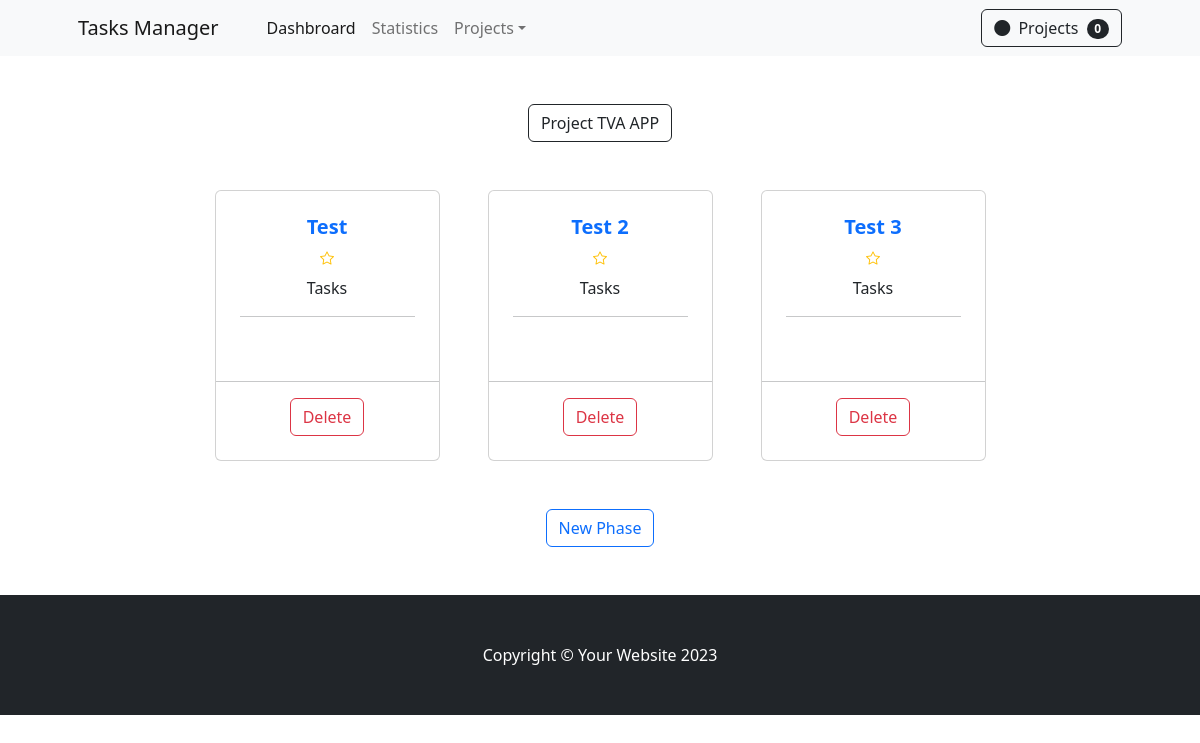
The app's page /phases/2/ with its own data.
### apps/backend/models.py (models this page shows, shortened)
class Project(models.Model):
    title           = models.CharField(max_length=150)
    description     = models.TextField(blank=False)
    phases_nbr      = models.IntegerField(default=0)
    created_at      = models.DateTimeField(default=datetime.now)
    updated_at      = models.DateTimeField(default=datetime.now)
    ongoing         = models.BooleanField(default=False)
    started_at      = models.DateTimeField(default=datetime.now)
    finished        = models.BooleanField(default=False)
    finished_at     = models.DateTimeField(default=datetime.now)

class Phase(models.Model):
    title           = models.CharField(max_length=150)
    description     = models.TextField(blank=False)
    project         = models.ForeignKey(Project, on_delete=models.CASCADE, related_name='phases')

### apps/backend/views/phase.py (the view, shortened to what this page needs)
# urls.py: path('phases/<int:project_id>/', view=phase_list, name='phase-list'),
def phase_list(request, project_id):
    phases  = Phase.objects.filter(project_id=project_id)
    project = Project.objects.get(id=project_id)
    if (phases):
        context = {
            'error': False,
            'phases': phases,
            'project_id': project_id,
            'project': project,
        }
    return render(request, 'phases/phase_list.html', context)

### apps/backend/templates/phases/phase_list.html (shortened to what this page needs)
{% extends '_base.html' %}
{% load crispy_forms_tags %}
{% load static %}
{% block content %}
{% if error is False %}
<section class="py-5">
    <div class="text-center">
        <a href="{% url 'project-detail' project_id %}" class="btn btn-outline-dark" >{{project.title}}</a>
    </div>
    <div class="container px-4 px-lg-5 mt-5">
        <div class="row gx-4 gx-lg-5 row-cols-2 row-cols-md-3 row-cols-xl-4 justify-content-center">
            {% for phase in phases %}
                <div class="col mb-5">
                    <div class="card h-100">
                        <div class="card-body p-4">
                            <div class="text-center">
                                <h5 class="fw-bolder">
                                    <a class="text-decoration-none" href="{% url 'phase-detail' phase.id %}">{{phase.title|title}}</a>
                                </h5>
                                <div class="d-flex justify-content-center small text-warning mb-2">
                                    <div class="bi-star"></div>
                                </div>
                                Tasks
                                <hr>
                            </div>
                        </div>
                        <hr>
                        <div class="card-footer p-4 pt-0 border-top-0 bg-transparent">
                            <div class="text-center"><a href="{% url 'phase-delete' phase.id %}" class="btn btn-outline-danger mt-auto" >Delete</a></div>
                        </div>
                    </div>
                </div>
            {% endfor %}
        </div>
    </div>
    <div class="text-center">
        <a href="{% url 'phase-create' project_id %}" class="btn btn-outline-primary" >New Phase</a>
    </div>
</section>
{% else %}
    <h1 style="color: red;">{{message}}</h1>
{% endif %}
{% endblock %}

### records on screen
Project: title "Project TVA APP"
Phase: title "Test"
Phase: title "Test 2"
Phase: title "Test 3"

### other values on screen
{{ object_list|length }} "0"
